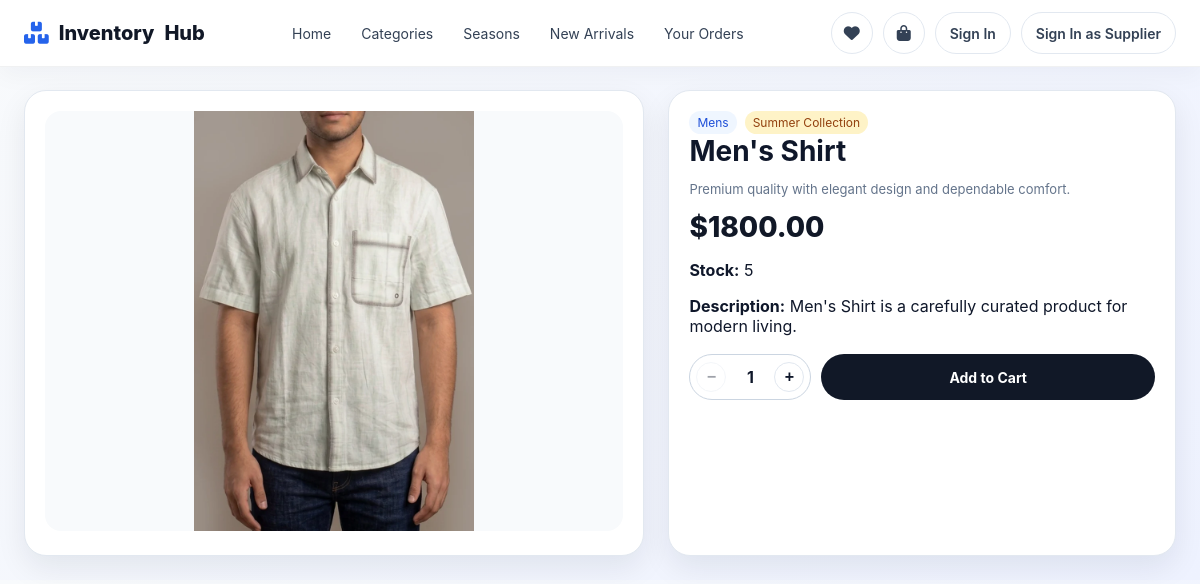
Before: /accounts/buyer/product/1/ with the older database file.
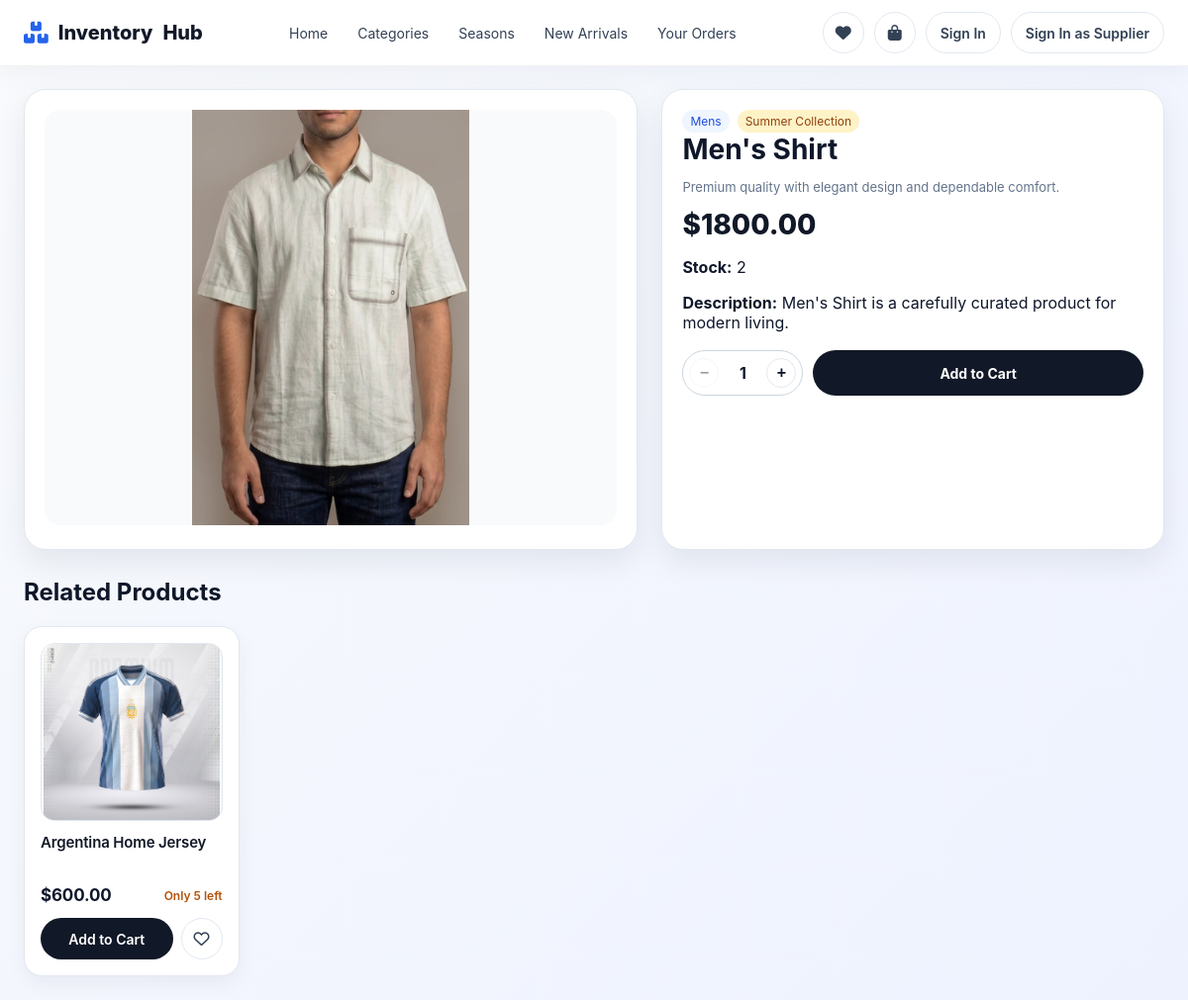
After: the same page with the newer database file.
### accounts/models.py (models this page shows, shortened)
class Product(models.Model):
    name = models.CharField(max_length=255)
    category = models.ForeignKey(Category, on_delete=models.SET_NULL,null=True, blank=True)
    season = models.ForeignKey(Season, on_delete=models.SET_NULL, null=True, blank=True)
    price = models.DecimalField(max_digits=10, decimal_places=2,validators=[MinValueValidator(0.01)])
    quantity = models.PositiveIntegerField()
    picture = models.ImageField(upload_to=UniqueFileName('product_images/'), null=True, blank=True)
    created_at = models.DateTimeField(auto_now_add=True)

class Category(models.Model):
    name = models.CharField(max_length=100)

class Season(models.Model):
    name = models.CharField(max_length=100)

### accounts/views.py (the view)
# urls.py: path('<str:user_type>/product/<int:product_id>/', views.buyer_product_detail, name='buyer_product_detail'),
def buyer_product_detail(request, user_type, product_id):
    product = get_object_or_404(Product, id=product_id)
    related_products = Product.objects.select_related('category', 'season').filter(category=product.category).exclude(id=product.id)[:4]
    seasonal_products = Product.objects.select_related('category', 'season').filter(season=product.season).exclude(id=product.id).exclude(id__in=[p.id for p in related_products])[:4]
    return render(request, 'accounts/buyer_product_detail.html', {
        'product': product,
        'related_products': related_products,
        'seasonal_products': seasonal_products,
        'wishlist_ids': request.session.get('wishlist', []),
        'cart_product_ids': list(request.session.get('cart', {}).keys()),
    })

### accounts/context_processors.py (called while the page is built)
def auth_status(request):
    current_buyer = None
    current_supplier = None
    buyer_id = request.session.get('buyer_id')
    supplier_id = request.session.get('supplier_id')
    if buyer_id:
        current_buyer = Buyer.objects.filter(id=buyer_id).first()
    if supplier_id:
        current_supplier = Supplier.objects.filter(id=supplier_id).first()
    return {
        'current_buyer': current_buyer,
        'current_supplier': current_supplier,
    }

def storefront_nav(request):
    cart = request.session.get('cart', {})
    wishlist = request.session.get('wishlist', [])
    _, cart_count = _cart_summary(cart) if isinstance(cart, dict) else (None, 0)
    return {
        'nav_categories': Category.objects.all().order_by('name'),
        'nav_seasons': Season.objects.all().order_by('name'),
        'nav_cart_count': cart_count,
        'nav_wishlist_count': len(wishlist),
    }

### accounts/views.py (called while the page is built, shortened)
def _cart_summary(cart):
    product_ids = [int(pid) for pid in cart.keys() if str(pid).isdigit()]
    products = {p.id: p for p in Product.objects.filter(id__in=product_ids)}
    total = Decimal('0.00')
    count = 0
    return total, count

### accounts/templates/accounts/buyer_product_detail.html (shortened to what this page needs)
{% extends 'accounts/buyer_base.html' %}
{% block content %}
<div class="detail-shell">
    <div class="media-card">
        {% if product.picture and product.picture.name %}
        <img src="{{ product.picture.url }}" alt="{{ product.name }}">
        {% else %}
        <img src="/media/product_images/default-image.jpg" alt="{{ product.name }}">
        {% endif %}
    </div>
    <div class="info-card">
        <div class="meta-row">
            <span class="pill">{{ product.category.name|default:'General' }}</span>
            <span class="pill soft">{{ product.season.name|default:'All Season' }}</span>
        </div>
        <h1>{{ product.name }}</h1>
        <p class="muted">Premium quality with elegant design and dependable comfort.</p>
        <div class="price">${{ product.price }}</div>
        <p><strong>Stock:</strong> {{ product.quantity }}</p>
        <p><strong>Description:</strong> {{ product.name }} is a carefully curated product for modern living.</p>
        {% if product.quantity > 0 %}
        <div class="purchase-row">
            <div class="qty-box">
                <button type="button" class="qty-btn" id="qtyMinus" aria-label="Decrease quantity">&minus;</button>
                <span class="qty-value" id="qtyValue">1</span>
                <button type="button" class="qty-btn" id="qtyPlus" aria-label="Increase quantity">&plus;</button>
            </div>
            <button type="button" class="btn btn-primary" id="addToCartBtn"
                    data-add-to-cart-url="{% url 'add_to_cart' product.id %}" data-max="{{ product.quantity }}">
                Add to Cart
            </button>
        </div>
        {% else %}
        <p style="color: #dc2626; font-weight: 700;">Out of Stock</p>
        {% endif %}
    </div>
</div>
{% if related_products or seasonal_products %}
<div style="margin-top: 28px;">
    <div class="section-title" style="margin-bottom: 10px;">
        <h2>Related Products</h2>
    </div>
    <div class="product-grid">
        {% for related in related_products %}
        {% include 'accounts/partials/product_card.html' with product=related %}
        {% endfor %}
    </div>
</div>
{% endif %}
{% endblock %}

### accounts/templates/accounts/partials/product_card.html
<div class="product-card">
    <a class="product-link" href="{% url 'buyer_product_detail' 'buyer' product.id %}">
        <div class="product-image-wrap">
            {% if product.picture and product.picture.name %}
            <img src="{{ product.picture.url }}" alt="{{ product.name }}">
            {% else %}
            <img src="/media/product_images/default-image.jpg" alt="{{ product.name }}">
            {% endif %}
        </div>
        <h3>{{ product.name }}</h3>
        <div class="price-row">
            <span class="price">${{ product.price }}</span>
            {% if product.quantity <= 5 %}
            <span class="stock-low">Only {{ product.quantity }} left</span>
            {% else %}
            <span class="muted">Stock {{ product.quantity }}</span>
            {% endif %}
        </div>
    </a>
    <div class="product-card-actions">
        {% if product.id|stringformat:"s" in cart_product_ids %}
        <button type="button" class="btn-cart" disabled>Added to Cart</button>
        {% else %}
        <button type="button" class="btn-cart" data-add-to-cart="{% url 'add_to_cart' product.id %}">Add to Cart</button>
        {% endif %}
        {% if product.id|stringformat:"s" in wishlist_ids %}
        <button type="button" class="btn-wishlist active" data-toggle-wishlist="{% url 'toggle_wishlist' product.id %}"><i class="fas fa-heart"></i></button>
        {% else %}
        <button type="button" class="btn-wishlist" data-toggle-wishlist="{% url 'toggle_wishlist' product.id %}"><i class="far fa-heart"></i></button>
        {% endif %}
    </div>
</div>

Changed rows visible on the page:
changed Product "Men's Shirt": quantity "5" → "2"
added Product: picture (picture), name "Argentina Home Jersey", price "600.00", quantity "5", shows "Add to Cart"
Other visible differences:
text now shown: "Related Products"
